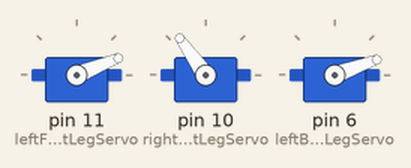
Simulated run of this sketch. Board: Arduino Uno, built with avr-gcc and run on an emulated ATmega328P. Parts: 3 × servo.

Above: at 0.05 s.
At 0.15 s:
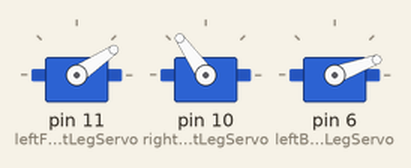
At 0.4 s:
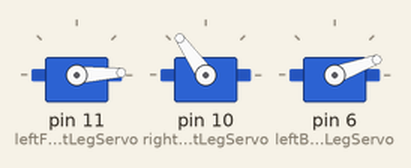
Timing chart, 0 to 3.0 s (numbered marks = the images above):
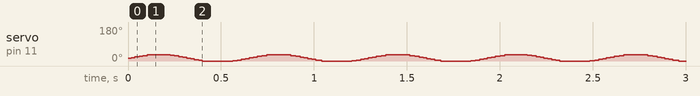

The sketch:

robot.ino
```cpp
#include "Arduino.h"

#include <Servo.h>
#include <math.h>

// Motor Controls
#define C_NONE      0
#define C_STOP      1
#define C_FORWARD   2
#define C_TURN      3

Servo leftFrontLegServo;
Servo rightFrontLegServo;
Servo headServo;
Servo leftBackLegServo;
//Servo rightBackLegServo;
int pos1, pos2, pos3, pos4, pos5;
double counter;

// last excecuted behavior
char last_winner;

void setup() {

  Serial.begin(9600);

  last_winner = C_NONE;

  pos1=15;   // bein links vorne
  pos2=125;   // bein rechts vorne
  pos3=60;   // kopf
  pos4 =40;  // bein links hinten
  pos5 =155; // bein rechts hinten

  leftFrontLegServo.attach(11);
  rightFrontLegServo.attach(10);
  //headServo.attach(9);
  leftBackLegServo.attach(6);
  //rightBackLegServo.attach(5);

  leftFrontLegServo.write(pos1);
  rightFrontLegServo.write(pos2);
  //headServo.write(pos3+angle1);
  leftBackLegServo.write(pos4 -20);
  //rightBackLegServo.write(pos5+angle2);

  counter=0;
}


void loop() {
  if(avoid_wants_to_run){
    //avoid();
    //get_light_readings();
  }
  //move_step_foreward();
  //delay(1);
  turn_step_left();
}

void arbitrate(char command){
    // choose task and inform about winner
    switch(command){
      case C_FORWARD :
        move_step_foreward();
        last_winner = C_FORWARD;
        break;
      case C_TURN :
        last_winner = C_TURN;
        break;
      case C_STOP :
        last_winner = C_STOP;
        break;
    }
}

void get_light_readings(){
    //move_slow_to(headServo, 0);
    //headServo.write(0);
    Serial.println(analogRead(A5));
    delay(1000);
    //headServo.write(160);
    //move_slow_to(headServo, 180);
    Serial.println(analogRead(A5));
    delay(1000);
}


boolean avoid_wants_to_run(){
  return 500 < get_distance();
}

void avoid(){
  while(500 < get_distance()){
    //move_slow_to(leftBackLegServo, 30);
    //move_slow_to(rightBackLegServo, 130);
    turn_step_left();
  }
}

int get_distance(){
  return analogRead(A3);
}

void move_step_foreward(){
  double angle1 = 20*sin(counter);
  double angle2 = 20*cos(counter);

  //leftFrontLegServo.write(pos1+angle1);
  //rightFrontLegServo.write(pos2+angle1);
  //headServo.write(pos3+angle1);
  //leftBackLegServo.write(pos4+angle2);
  //rightBackLegServo.write(pos5+angle2);
  counter=counter+0.002;
}

void turn_step_head(){
  double angle1 = 20*sin(counter);
  //headServo.write(pos3+angle1);
  counter=counter+0.002;
}

void turn_step_left(){
   double angle1 = 20*sin(counter);
  double angle2 = 20*cos(counter);

  leftFrontLegServo.write(pos1+angle1);
  //rightFrontLegServo.write(pos2+angle1);
  //headServo.write(pos3+angle1);
  //leftBackLegServo.write(pos4+angle2);
  //rightBackLegServo.write(pos5+angle2);
  counter=counter+0.002;
}

void move_slow_to(Servo servo, int to){
    int current_position = servo.read();
    int factor = current_position > to ? -1: 1;
    for (int x = current_position; x != to; x++) {
       servo.write(current_position + (x * factor));
    }
}

void turn_step_right(){
}
```
